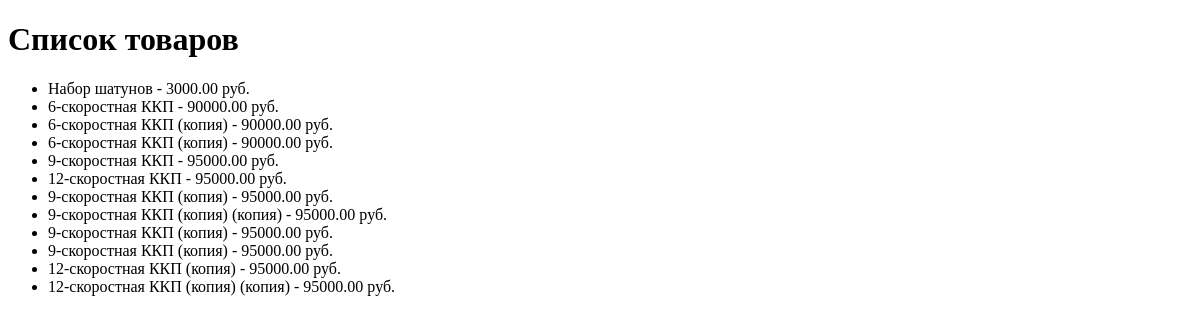
The app's page /api/, older data.
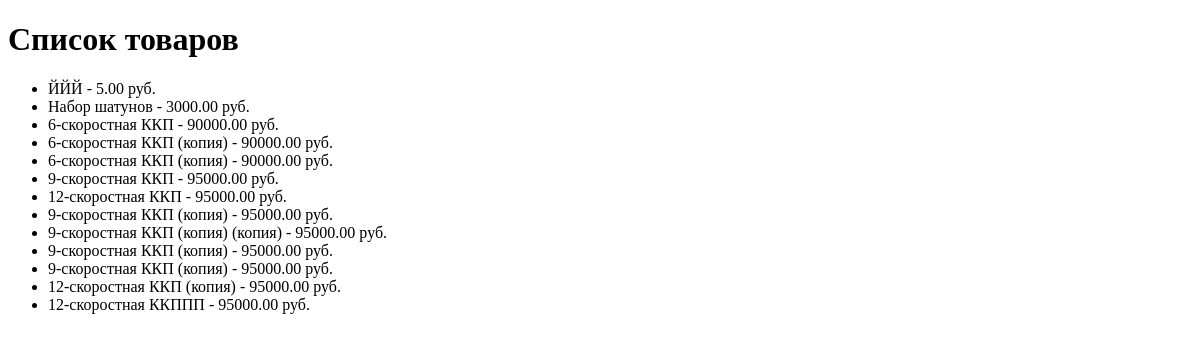
The same page, newer data.
### products/models.py (models this page shows, shortened)
class Product(models.Model):
    name = models.CharField(max_length=255, verbose_name="Название товара")
    description = models.TextField(verbose_name="Описание")
    price = models.DecimalField(max_digits=10, decimal_places=2, verbose_name="Цена")
    category = models.ForeignKey(Category, on_delete=models.CASCADE, verbose_name="Категория", related_name="products")
    stock = models.PositiveIntegerField(verbose_name="Остаток на складе")
    image = models.ImageField(upload_to='product_images/', verbose_name="Изображение")
    available = models.BooleanField(default=True, verbose_name="В наличии")
    speed_count = models.IntegerField(choices=[(6, "6 скоростей"), (9, "9 скоростей"), (12, "12 скоростей")], null=True, blank=True, verbose_name="Число передач")
    created_at = models.DateTimeField(default=timezone.now, verbose_name="Дата создания")
    objects = ProductManager()
    class Meta:
        verbose_name = "Товар"
        verbose_name_plural = "Товары"
        ordering = ['-created_at','price']

### products/views.py (the view)
# urls.py: path('', product_list_page, name='product_list_page'),
def product_list_page(request):
    products = Product.objects.filter(available=True)
    return render(request, 'products/product_list.html', {'products': products})

### products/templates/products/product_list.html (shortened to what this page needs)
<!DOCTYPE html>
<html lang="ru">
<head>
</head>
<body>
    <h1>Список товаров</h1>
    <ul>
        {% for product in products %}
            <li>{{ product.name }} - {{ product.price }} руб.</li>
        {% empty %}
            <p>Нет товаров</p>
        {% endfor %}
    </ul>
</body>
</html>

Row changes from the older to the newer data that the page shows:
added Product: name "ЙЙЙ", price "5.00"
changed Product: name "12-скоростная ККП (копия) (копия)" → "12-скоростная ККППП"
